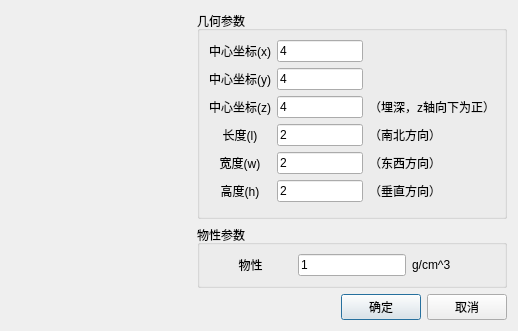
<?xml version="1.0" encoding="UTF-8"?>
<ui version="4.0">
 <class>RectPrismModelSettingDialog</class>
 <widget class="QDialog" name="RectPrismModelSettingDialog">
  <property name="geometry">
   <rect>
    <x>0</x>
    <y>0</y>
    <width>518</width>
    <height>331</height>
   </rect>
  </property>
  <property name="windowTitle">
   <string>长方体模型参数设置</string>
  </property>
  <property name="windowIcon">
   <iconset resource="UI.qrc">
    <normaloff>:/UI/dialogLogo</normaloff>:/UI/dialogLogo</iconset>
  </property>
  <layout class="QVBoxLayout" name="verticalLayout_2">
   <item>
    <layout class="QHBoxLayout" name="horizontalLayout_3">
     <item>
      <widget class="QWidget" name="widget" native="true">
       <property name="sizePolicy">
        <sizepolicy hsizetype="Expanding" vsizetype="Expanding">
         <horstretch>0</horstretch>
         <verstretch>0</verstretch>
        </sizepolicy>
       </property>
       <property name="minimumSize">
        <size>
         <width>180</width>
         <height>0</height>
        </size>
       </property>
       <property name="styleSheet">
        <string notr="true">image: url(:/UI/Resources/CubeInput.png);</string>
       </property>
      </widget>
     </item>
     <item>
      <layout class="QVBoxLayout" name="verticalLayout">
       <item>
        <widget class="QGroupBox" name="groupBox">
         <property name="minimumSize">
          <size>
           <width>180</width>
           <height>0</height>
          </size>
         </property>
         <property name="title">
          <string>几何参数</string>
         </property>
         <layout class="QGridLayout" name="gridLayout">
          <item row="0" column="0">
           <widget class="QLabel" name="label_7">
            <property name="sizePolicy">
             <sizepolicy hsizetype="Preferred" vsizetype="Fixed">
              <horstretch>0</horstretch>
              <verstretch>0</verstretch>
             </sizepolicy>
            </property>
            <property name="text">
             <string>中心坐标(x)</string>
            </property>
            <property name="alignment">
             <set>Qt::AlignCenter</set>
            </property>
           </widget>
          </item>
          <item row="0" column="1">
           <widget class="QLineEdit" name="centerX">
            <property name="sizePolicy">
             <sizepolicy hsizetype="Preferred" vsizetype="Fixed">
              <horstretch>0</horstretch>
              <verstretch>0</verstretch>
             </sizepolicy>
            </property>
            <property name="text">
             <string>4</string>
            </property>
           </widget>
          </item>
          <item row="1" column="0">
           <widget class="QLabel" name="label_8">
            <property name="sizePolicy">
             <sizepolicy hsizetype="Preferred" vsizetype="Fixed">
              <horstretch>0</horstretch>
              <verstretch>0</verstretch>
             </sizepolicy>
            </property>
            <property name="text">
             <string>中心坐标(y)</string>
            </property>
            <property name="alignment">
             <set>Qt::AlignCenter</set>
            </property>
           </widget>
          </item>
          <item row="1" column="1">
           <widget class="QLineEdit" name="centerY">
            <property name="sizePolicy">
             <sizepolicy hsizetype="Preferred" vsizetype="Fixed">
              <horstretch>0</horstretch>
              <verstretch>0</verstretch>
             </sizepolicy>
            </property>
            <property name="text">
             <string>4</string>
            </property>
           </widget>
          </item>
          <item row="4" column="0">
           <widget class="QLabel" name="label_14">
            <property name="sizePolicy">
             <sizepolicy hsizetype="Preferred" vsizetype="Fixed">
              <horstretch>0</horstretch>
              <verstretch>0</verstretch>
             </sizepolicy>
            </property>
            <property name="text">
             <string>宽度(w)</string>
            </property>
            <property name="alignment">
             <set>Qt::AlignCenter</set>
            </property>
           </widget>
          </item>
          <item row="3" column="1">
           <widget class="QLineEdit" name="Length">
            <property name="sizePolicy">
             <sizepolicy hsizetype="Preferred" vsizetype="Fixed">
              <horstretch>0</horstretch>
              <verstretch>0</verstretch>
             </sizepolicy>
            </property>
            <property name="text">
             <string>2</string>
            </property>
           </widget>
          </item>
          <item row="5" column="0">
           <widget class="QLabel" name="label_13">
            <property name="sizePolicy">
             <sizepolicy hsizetype="Preferred" vsizetype="Fixed">
              <horstretch>0</horstretch>
              <verstretch>0</verstretch>
             </sizepolicy>
            </property>
            <property name="text">
             <string>高度(h)</string>
            </property>
            <property name="alignment">
             <set>Qt::AlignCenter</set>
            </property>
           </widget>
          </item>
          <item row="2" column="0">
           <widget class="QLabel" name="label_9">
            <property name="sizePolicy">
             <sizepolicy hsizetype="Preferred" vsizetype="Fixed">
              <horstretch>0</horstretch>
              <verstretch>0</verstretch>
             </sizepolicy>
            </property>
            <property name="layoutDirection">
             <enum>Qt::LeftToRight</enum>
            </property>
            <property name="text">
             <string>中心坐标(z)</string>
            </property>
            <property name="alignment">
             <set>Qt::AlignCenter</set>
            </property>
           </widget>
          </item>
          <item row="5" column="1">
           <widget class="QLineEdit" name="Height">
            <property name="sizePolicy">
             <sizepolicy hsizetype="Preferred" vsizetype="Fixed">
              <horstretch>0</horstretch>
              <verstretch>0</verstretch>
             </sizepolicy>
            </property>
            <property name="text">
             <string>2</string>
            </property>
           </widget>
          </item>
          <item row="2" column="1">
           <widget class="QLineEdit" name="centerZ">
            <property name="sizePolicy">
             <sizepolicy hsizetype="Preferred" vsizetype="Fixed">
              <horstretch>0</horstretch>
              <verstretch>0</verstretch>
             </sizepolicy>
            </property>
            <property name="text">
             <string>4</string>
            </property>
           </widget>
          </item>
          <item row="3" column="0">
           <widget class="QLabel" name="label_6">
            <property name="sizePolicy">
             <sizepolicy hsizetype="Preferred" vsizetype="Fixed">
              <horstretch>0</horstretch>
              <verstretch>0</verstretch>
             </sizepolicy>
            </property>
            <property name="text">
             <string>长度(l)</string>
            </property>
            <property name="alignment">
             <set>Qt::AlignCenter</set>
            </property>
           </widget>
          </item>
          <item row="4" column="1">
           <widget class="QLineEdit" name="Width">
            <property name="sizePolicy">
             <sizepolicy hsizetype="Preferred" vsizetype="Fixed">
              <horstretch>0</horstretch>
              <verstretch>0</verstretch>
             </sizepolicy>
            </property>
            <property name="text">
             <string>2</string>
            </property>
           </widget>
          </item>
          <item row="2" column="2">
           <widget class="QLabel" name="label">
            <property name="text">
             <string>（埋深，z轴向下为正）</string>
            </property>
           </widget>
          </item>
          <item row="3" column="2">
           <widget class="QLabel" name="label_2">
            <property name="text">
             <string>（南北方向）</string>
            </property>
           </widget>
          </item>
          <item row="4" column="2">
           <widget class="QLabel" name="label_3">
            <property name="text">
             <string>（东西方向）</string>
            </property>
           </widget>
          </item>
          <item row="5" column="2">
           <widget class="QLabel" name="label_4">
            <property name="text">
             <string>（垂直方向）</string>
            </property>
           </widget>
          </item>
         </layout>
        </widget>
       </item>
       <item>
        <widget class="QGroupBox" name="groupBox_2">
         <property name="sizePolicy">
          <sizepolicy hsizetype="Preferred" vsizetype="Fixed">
           <horstretch>0</horstretch>
           <verstretch>0</verstretch>
          </sizepolicy>
         </property>
         <property name="minimumSize">
          <size>
           <width>210</width>
           <height>0</height>
          </size>
         </property>
         <property name="title">
          <string>物性参数</string>
         </property>
         <layout class="QHBoxLayout" name="horizontalLayout_2">
          <item>
           <widget class="QLabel" name="labelProperty">
            <property name="sizePolicy">
             <sizepolicy hsizetype="Preferred" vsizetype="Fixed">
              <horstretch>0</horstretch>
              <verstretch>0</verstretch>
             </sizepolicy>
            </property>
            <property name="minimumSize">
             <size>
              <width>66</width>
              <height>0</height>
             </size>
            </property>
            <property name="text">
             <string>物性</string>
            </property>
            <property name="alignment">
             <set>Qt::AlignCenter</set>
            </property>
           </widget>
          </item>
          <item>
           <widget class="QLineEdit" name="property">
            <property name="sizePolicy">
             <sizepolicy hsizetype="Preferred" vsizetype="Fixed">
              <horstretch>0</horstretch>
              <verstretch>0</verstretch>
             </sizepolicy>
            </property>
            <property name="text">
             <string>1</string>
            </property>
           </widget>
          </item>
          <item>
           <widget class="QLabel" name="labelUnit">
            <property name="sizePolicy">
             <sizepolicy hsizetype="Preferred" vsizetype="Fixed">
              <horstretch>0</horstretch>
              <verstretch>0</verstretch>
             </sizepolicy>
            </property>
            <property name="text">
             <string>g/cm^3</string>
            </property>
           </widget>
          </item>
         </layout>
        </widget>
       </item>
      </layout>
     </item>
    </layout>
   </item>
   <item>
    <layout class="QHBoxLayout" name="horizontalLayout">
     <item>
      <spacer name="horizontalSpacer">
       <property name="orientation">
        <enum>Qt::Horizontal</enum>
       </property>
       <property name="sizeHint" stdset="0">
        <size>
         <width>40</width>
         <height>20</height>
        </size>
       </property>
      </spacer>
     </item>
     <item>
      <widget class="QPushButton" name="pushButton_OK">
       <property name="text">
        <string>确定</string>
       </property>
       <property name="icon">
        <iconset resource="UI.qrc">
         <normaloff>:/UI/apply</normaloff>:/UI/apply</iconset>
       </property>
      </widget>
     </item>
     <item>
      <widget class="QPushButton" name="pushButton_Cancel">
       <property name="text">
        <string>取消</string>
       </property>
       <property name="icon">
        <iconset resource="UI.qrc">
         <normaloff>:/UI/cancel</normaloff>:/UI/cancel</iconset>
       </property>
      </widget>
     </item>
    </layout>
   </item>
  </layout>
 </widget>
 <tabstops>
  <tabstop>centerX</tabstop>
  <tabstop>centerY</tabstop>
  <tabstop>centerZ</tabstop>
  <tabstop>Length</tabstop>
  <tabstop>Width</tabstop>
  <tabstop>Height</tabstop>
  <tabstop>property</tabstop>
  <tabstop>pushButton_OK</tabstop>
  <tabstop>pushButton_Cancel</tabstop>
 </tabstops>
 <resources>
  <include location="UI.qrc"/>
 </resources>
 <connections>
  <connection>
   <sender>pushButton_OK</sender>
   <signal>clicked()</signal>
   <receiver>RectPrismModelSettingDialog</receiver>
   <slot>accept()</slot>
   <hints>
    <hint type="sourcelabel">
     <x>289</x>
     <y>271</y>
    </hint>
    <hint type="destinationlabel">
     <x>208</x>
     <y>146</y>
    </hint>
   </hints>
  </connection>
  <connection>
   <sender>pushButton_Cancel</sender>
   <signal>clicked()</signal>
   <receiver>RectPrismModelSettingDialog</receiver>
   <slot>reject()</slot>
   <hints>
    <hint type="sourcelabel">
     <x>370</x>
     <y>271</y>
    </hint>
    <hint type="destinationlabel">
     <x>208</x>
     <y>146</y>
    </hint>
   </hints>
  </connection>
 </connections>
</ui>
